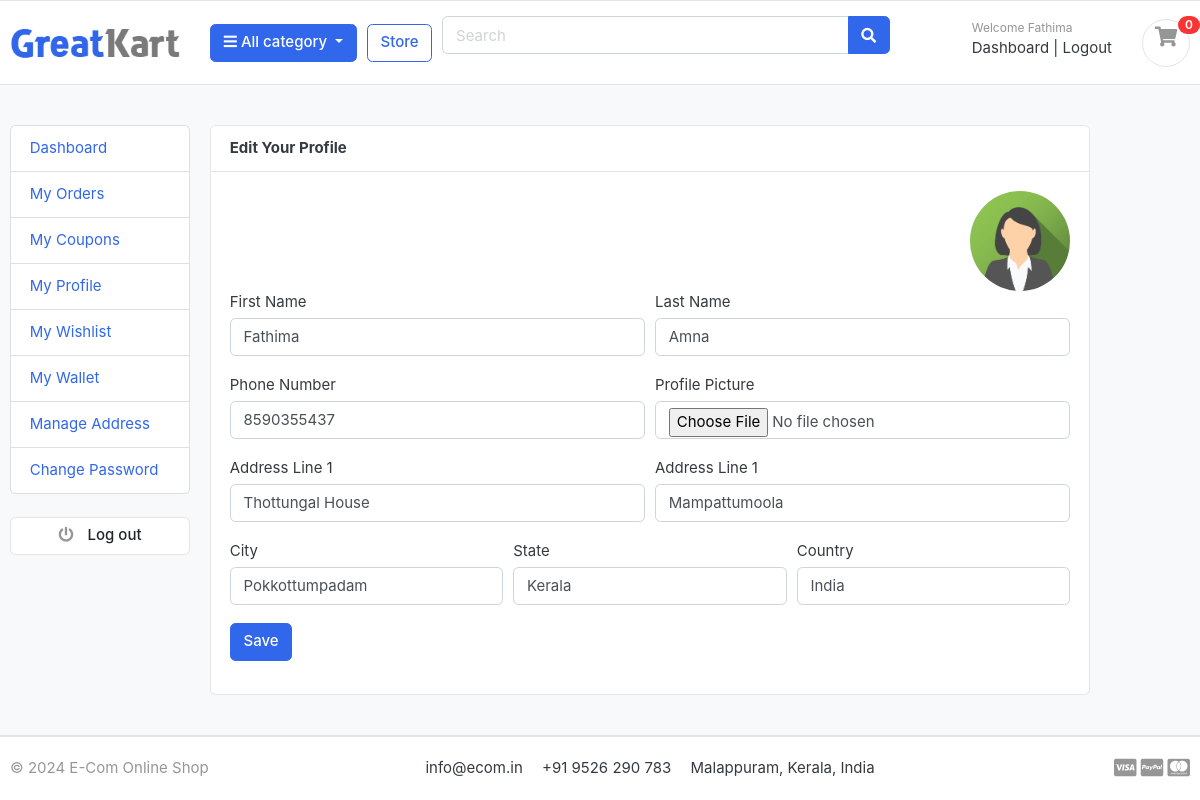
Page /accounts/edit_profile/ (signed in) on the committed database.
### accounts/models.py (models this page shows, shortened)
class Account(AbstractBaseUser):
    first_name = models.CharField(max_length=50)
    last_name = models.CharField(max_length=50)
    email = models.EmailField(max_length=100, unique=True)
    phone_number = models.CharField(max_length=12, unique=True, default='')
    wallet = models.FloatField(null=True, default=0.0)
    date_joined = models.DateTimeField(auto_now_add=True)
    last_login = models.DateTimeField(auto_now_add=True)
    is_admin = models.BooleanField(default=False)
    is_staff = models.BooleanField(default=False)
    is_active = models.BooleanField(default=True)
    is_superadmin = models.BooleanField(default=False)
    USERNAME_FIELD = 'email'
    REQUIRED_FIELDS = ['first_name', 'last_name', 'phone_number']
    objects = MyAccountManager()
    class Meta:
        verbose_name = 'account'
        verbose_name_plural = 'accounts'

class UserProfile(models.Model):
    user = models.OneToOneField(Account, on_delete=models.CASCADE)
    phone_number = models.CharField(blank=True, max_length=15)
    address_line_1 = models.CharField(blank=True, max_length=100)
    address_line_2 = models.CharField(blank=True, max_length=100)
    profile_picture = models.ImageField(blank=True, upload_to='userprofile')
    city = models.CharField(max_length=20, blank=True)
    state = models.CharField(max_length=20, blank=True)
    country = models.CharField(max_length=20, blank=True)

### accounts/views.py (the view, shortened to what this page needs)
# urls.py: path('edit_profile/', views.edit_profile, name='edit_profile'),
@cache_control(no_cache=True, must_revalidate=True, no_store=True)
@login_required(login_url="login_user")
def edit_profile(request):
    userprofile = UserProfile.objects.filter(user=request.user).first()
    if userprofile:
        if request.method == "POST":
            user_form = UserForm(request.POST, instance=request.user)
            profile_form = UserProfileForm(
                request.POST, request.FILES, instance=userprofile
            )
            if user_form.is_valid() and profile_form.is_valid():
                user_form.save()
                profile_form.save()
                messages.success(request, "Your Profile Updated Successfully")
                return redirect("my_profile")
        else:
            user_form = UserForm(instance=request.user)
            profile_form = UserProfileForm(instance=userprofile)
        context = {
            "user_form": user_form,
            "profile_form": profile_form,
            "userprofile": userprofile,
        }
        return render(request, "accounts/edit-profile.html", context)

### accounts/forms.py
class UserForm(forms.ModelForm):
    class Meta:
        model = Account
        fields = ('first_name', 'last_name')
    def __init__(self, *args, **kwargs):
        super(UserForm, self).__init__(*args, **kwargs)
        for field in self.fields:
            self.fields[field].widget.attrs['class'] = 'form-control'

class UserProfileForm(forms.ModelForm):
    profile_picture = forms.ImageField(required=False, error_messages={'invalid': ("Image File Only")}, widget=forms.FileInput)
    class Meta:
        model = UserProfile
        fields = ('phone_number', 'address_line_1', 'address_line_2', 'city', 'state', 'country', 'profile_picture')
    def __init__(self, *args, **kwargs):
        super(UserProfileForm, self).__init__(*args, **kwargs)
        for field in self.fields:
            self.fields[field].widget.attrs['class'] = 'form-control'

### carts/context_processors.py (called while the page is built)
def counter(request):
    cart_count = 0
    if 'admin' in request.path:
        return {}
    else:
        try:
            cart = Cart.objects.filter(cart_id = _cart_id(request))
            if request.user.is_authenticated:
                cart_items = CartItem.objects.all().filter(user=request.user)
            else:
                cart_items = CartItem.objects.all().filter(cart=cart[:1])
            for cart_item in cart_items:
                cart_count += cart_item.quantity
        except Cart.DoesNotExist:
            cart_count = 0
    return dict(cart_count=cart_count)

### carts/views.py (called while the page is built)
def _cart_id(request):
    cart = request.session.session_key
    if not cart:
        cart = request.session.create()
    return cart

### category/context_processors.py (called while the page is built)
def menu_links(request):
    links = Category.objects.all()
    return dict(links=links)

### category/models.py (called while the page is built)
    def get_url(self):
        return reverse('products_by_category', args=[self.slug])

### templates/accounts/edit-profile.html (shortened to what this page needs)
{% extends 'base.html' %}
{% load static %}
{% block content %}
<section class="section-conten padding-y bg">
    <div class="container">
        <div class="row">
            {% include 'includes/dashboard-sidebar.html' %}
            <main class="col-md-9">
                <article class="card">
                    <header class="card-header">
                        <strong class="d-inline-block mr-3">Edit Your Profile</strong>
                    </header>
                    <div class="card-body">
                        <div class="text-right">
                            <img src="{{ userprofile.profile_picture.url }}" alt="Profile Picture" width="100" style="border-radius:50px" >
                        </div>
                        <div class="row">
                            <div class="col-md-12">
                                <form action="{% url 'edit_profile' %}" method="POST" enctype="multipart/form-data">
                                    <div class="form-row">
                                        <div class="form-group col-md-6">
                                            <label>First Name</label>
                                            {{ user_form.first_name }}
                                        </div>
                                        <div class="form-group col-md-6">
                                            <label>Last Name</label>
                                            {{ user_form.last_name }}
                                        </div>
                                    </div>
                                    <div class="form-row">
                                        <div class="form-group col-md-6">
                                            <label>Phone Number</label>
                                            {{ profile_form.phone_number }}
                                        </div>
                                        <div class="form-group col-md-6">
                                            <label>Profile Picture</label>
                                            {{ profile_form.profile_picture }}
                                        </div>
                                    </div>
                                    <div class="form-row">
                                        <div class="form-group col-md-6">
                                            <label>Address Line 1</label>
                                            {{ profile_form.address_line_1 }}
                                        </div>
                                        <div class="form-group col-md-6">
                                            <label>Address Line 1</label>
                                            {{ profile_form.address_line_2 }}
                                        </div>
                                    </div>
                                    <div class="form-row">
                                        <div class="form-group col-md-4">
                                            <label>City</label>
                                            {{ profile_form.city }}
                                        </div>
                                        <div class="form-group col-md-4">
                                            <label>State</label>
                                            {{ profile_form.state }}
                                        </div>
                                        <div class="form-group col-md-4">
                                            <label>Country</label>
                                            {{ profile_form.country }}
                                        </div>
                                    </div>
                                    <input type="submit" value="Save" class="btn btn-primary">
                                </form>
                            </div>
                        </div>
                    </div>
                </article>
            </main>
        </div>
    </div>
</section>
{% endblock %}

### templates/includes/navbar.html (shortened to what this page needs)
{% load static %}
<header class="section-header">
    <section class="header-main border-bottom">
        <div class="container">
            <div class="row align-items-center">
                <div class="col-lg-2 col-md-3 col-6">
                    <a href="{% url 'home' %}" class="brand-wrap">
                        <img class="logo" src="{% static './images/logo.png' %}">
                    </a>
                </div>
                <div class="col-lg col-sm col-md col-6 flex-grow-0">
                    <div class="category-wrap dropdown d-inline-block float-right">
                        <button type="button" class="btn btn-primary dropdown-toggle" data-toggle="dropdown">
                            <i class="fa fa-bars"></i> All category
                        </button>
                    </div>
                </div>
                <a href="{% url 'store' %}" class="btn btn-outline-primary">Store</a>
                <div class="col-lg  col-md-6 col-sm-12 col">
                    <form action="{% url 'search' %}" class="search" method="GET">
                        <div class="input-group w-100">
                            <input type="text" class="form-control" style="width:60%;" placeholder="Search" name="keyword">
                            <div class="input-group-append">
                                <button class="btn btn-primary" type="submit">
                                    <i class="fa fa-search"></i>
                                </button>
                            </div>
                        </div>
                    </form>
                </div>
                <div class="col-lg-3 col-sm-6 col-8 order-2 order-lg-3">
                    <div class="d-flex justify-content-end mb-3 mb-lg-0">
                        {% if user.id %}
                        <div class="widget-header">
                            <small class="title text-muted">Welcome {{ user.first_name }} </small>
                            <div>
                                <a href="{% url 'dashboard' %}">Dashboard</a> <span class="dark-transp"> | </span>
                                <a href="{% url 'logout_user' %}">Logout</a>
                            </div>
                        </div>
                        {% endif %}
                        <a href="{% url 'cart' %}" class="widget-header pl-3 ml-3">
                            <div class="icon icon-sm rounded-circle border"><i class="fa fa-shopping-cart pt-2"></i>
                            </div>
                            <span class="badge badge-pill badge-danger notify">{{ cart_count }}</span>
                        </a>
                    </div>
                </div>
            </div>
        </div>
    </section>
</header>

### static/css/ui.css (style rules this page uses)
html { font-family: "Inter", sans-serif; font-size: 15px; }
.icon-xs, .icon-sm, .icon-md, .icon-lg { display: inline-block; text-align: center; flex-shrink: 0; flex-grow: 0; }
.icon-sm { width: 48px; height: 48px; line-height: 48px !important; font-size: 20px; }
.padding-y { padding-top: 40px; padding-bottom: 40px; }
article:after, .form-group:after { display: block; clear: both; content: ""; }
.bg { background-color: #f8f9fa; }
.header-main { position: relative; padding-top: 1rem; padding-bottom: 1rem; }
.brand-wrap .logo, .navbar-brand .logo { margin-right: 7px; max-height: 42px; display: inline-block; }
.widget-header { display: inline-block; vertical-align: middle; position: relative; }
.widget-header a { color: #343a40; }
.widget-header i { color: #969696; }
.widget-header .title { display: block; }
.widget-header .notify { position: absolute; top: -3px; right: -10px; }
.notify { position: absolute; top: -4px; right: -10px; display: inline-block; padding: 0.25em 0.6em; font-size: 12px; line-height: 1; text-align: center; border-radius: 3rem; color: #fff; background-color: #fa3434; }

### rows in the picture
Account: first_name "Fathima", last_name "Amna"
UserProfile: profile_picture (picture), phone_number "8590355437", address_line_1 "Thottungal House", address_line_2 "Mampattumoola", city "Pokkottumpadam", state "Kerala", country "India"

### other values in the picture
{{ cart_count }} "0"
